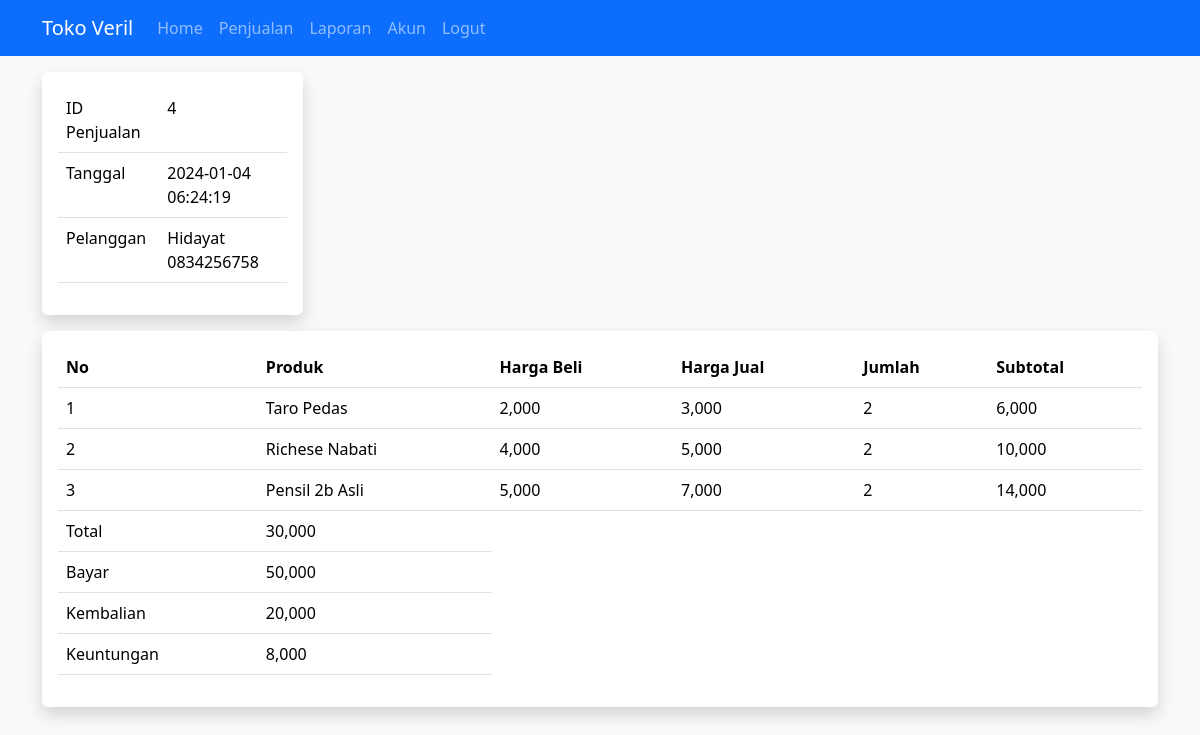
The app's page /kasir/penjualanproduk.php?id=4 (signed in) with its own data.
### tables this page shows
CREATE TABLE `penjualan` (
  `id_penjualan` int(11) NOT NULL,
  `id_pelanggan` int(11) DEFAULT NULL,
  `id_toko` int(11) NOT NULL,
  `id_user` int(11) NOT NULL,
  `tanggal_penjualan` datetime NOT NULL,
  `total_penjualan` int(11) NOT NULL,
  `bayar_penjualan` int(11) NOT NULL,
  `kembalian_penjualan` int(11) NOT NULL
);

CREATE TABLE `pelanggan` (
  `id_pelanggan` int(11) NOT NULL,
  `id_toko` int(11) NOT NULL,
  `nama_pelanggan` varchar(100) NOT NULL,
  `email_pelanggan` varchar(100) NOT NULL,
  `telepon_pelanggan` varchar(25) NOT NULL,
  `alamat_pelanggan` varchar(100) NOT NULL
);

CREATE TABLE `penjualan_produk` (
  `id_penjualan_produk` int(11) NOT NULL,
  `id_penjualan` int(11) NOT NULL,
  `id_produk` int(11) NOT NULL,
  `id_toko` int(11) NOT NULL,
  `harga_beli` int(11) NOT NULL,
  `nama_jual` varchar(255) NOT NULL,
  `harga_jual` int(11) NOT NULL,
  `jumlah_jual` int(11) NOT NULL,
  `subtotal_jual` int(11) NOT NULL
);

### kasir/penjualanproduk.php (the view)
<?php include 'header.php'; ?>
<?php
$id_toko = $_SESSION['user']['id_toko'];
$id_penjualan = $_GET['id'];
$ambil = $koneksi->query("SELECT * FROM penjualan
                        LEFT JOIN pelanggan ON penjualan.id_pelanggan=pelanggan.id_pelanggan
                        WHERE penjualan.id_penjualan ='$id_penjualan' AND penjualan.id_toko= '$id_toko' ");
$penjualan = $ambil->fetch_assoc();
$produk = array();
$ambil = $koneksi->query("SELECT * FROM penjualan_produk WHERE id_penjualan='$id_penjualan' AND id_toko= '$id_toko' ");
while($tiap = $ambil->fetch_assoc())
{
    $produk[] = $tiap;
}
?>
<div class="container">
<div class="row mb-3">
    <div class="col-md-3">
        <div class="card border-0 shadow">
            <div class="card-body">
                <table class="table">
                    <tr>
                        <td>ID Penjualan</td>
                        <td><?php echo $penjualan['id_penjualan'] ?></td>
                    </tr>
                    <tr>
                        <td>Tanggal</td>
                        <td><?php echo $penjualan['tanggal_penjualan'] ?></td>
                    </tr>
                    <tr>
                        <td>Pelanggan</td>
                        <td>
                        <?php echo $penjualan['nama_pelanggan'] ?> <?php echo $penjualan['telepon_pelanggan'] ?>
                        </td>
                    </tr>
                </table>
            </div>
        </div>
    </div>
</div>
<div class="card border-0 shadow">
    <div class="card-body">
        <table class="table">
            <thead>
                <tr>
                    <th>No</th>
                    <th>Produk</th>
                    <th>Harga Beli</th>
                    <th>Harga Jual</th>
                    <th>Jumlah</th>
                    <th>Subtotal</th>
                </tr>
            </thead>
            <tbody>
                <?php $keuntungan = 0; ?>
                <?php foreach ($produk as $key => $value): ?>
                    <?php $keuntungan += ($value['harga_jual'] - $value['harga_beli']) * $value['jumlah_jual'] ?>
                <tr>
                    <td><?php echo $key+1 ?></td>
                    <td><?php echo $value["nama_jual"] ?></td>
                    <td><?php echo number_format($value["harga_beli"]) ?></td>
                    <td><?php echo number_format($value["harga_jual"]) ?></td>
                    <td><?php echo number_format($value["jumlah_jual"]) ?></td>
                    <td><?php echo number_format($value["subtotal_jual"]) ?></td>
                </tr>
                <?php endforeach?>
            </tbody>
            <tfoot>
                <tr>
                    <td>Total</td>
                    <td><?php echo number_format($penjualan["total_penjualan"]) ?></td>
                </tr>
                <tr>
                    <td>Bayar</td>
                    <td><?php echo number_format($penjualan["bayar_penjualan"]) ?></td>
                </tr>
                <tr>
                    <td>Kembalian</td>
                    <td><?php echo number_format($penjualan["kembalian_penjualan"]) ?></td>
                </tr>
                <tr>
                    <td>Keuntungan</td>
                    <td><?php echo number_format($keuntungan) ?></td>
                </tr>
            </tfoot>
        </table>
    </div>
</div>
</div>
<?php include 'footer.php'; ?>

### records on screen
penjualan: id_penjualan "4", tanggal_penjualan "2024-01-04 06:24:19", id_pelanggan.nama_pelanggan "Hidayat", id_pelanggan.telepon_pelanggan "0834256758", total_penjualan "30,000", bayar_penjualan "50,000", kembalian_penjualan "20,000"
penjualan_produk: nama_jual "Taro Pedas", harga_beli "2,000", harga_jual "3,000", jumlah_jual "2", subtotal_jual "6,000"
penjualan_produk: nama_jual "Richese Nabati", harga_beli "4,000", harga_jual "5,000", jumlah_jual "2", subtotal_jual "10,000"
penjualan_produk: nama_jual "Pensil 2b Asli", harga_beli "5,000", harga_jual "7,000", jumlah_jual "2", subtotal_jual "14,000"

### other values on screen
$keuntungan "8,000"
